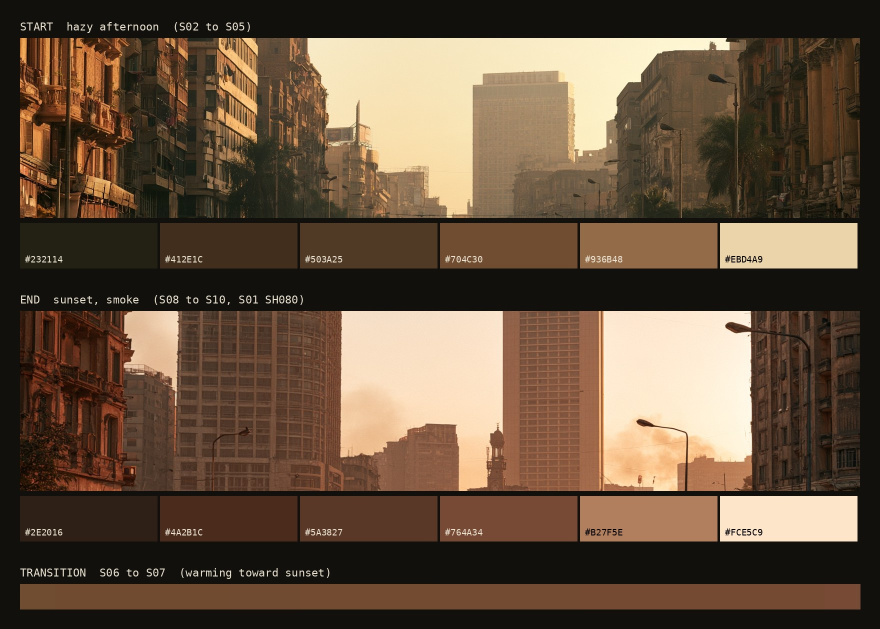
#> input picture stories/politician/look/palette_card.jpg, 1760 x 1258 px, given in place of agreement_page_v2.png, which was not available (shown at 1/2 size)
$ python make_insert_frames_v4.py
#> lines starting #> are read from the running program, lines starting #| are printed output that depends on the picture
"""001 S09 SH070 v4 end frame: her point of view, looking down into the open dark blue folder of S09 SH060
T01 (ref_sh060_T01_3s.png). The last page lies on the folder's right panel; the frame lands tight on the
signature: the folder's left panel and spine at frame left, the page's bottom edge and a strip of the
folder below it, the sunlit dusty ground far below and out of focus beyond. The sun is behind her (SH060):
the folder lies in her shade, the ground beyond glows. Her hands are out of frame at this point.
Output: insert_end_v4.png, 3840x1646."""
from pathlib import Path
import numpy as np
from PIL import Image, ImageFilter, ImageDraw

H = Path(__file__).parent
rng = np.random.default_rng(23)
FW, FH = 3840, 1646
page = Image.open(H / "agreement_page_v2.png").convert("RGB")
#> page is the input picture: PIL image 1760x1258 RGB; mean R, G, B 101, 80.8, 61.7
pw, ph = page.size
#> pw = 1760; ph = 1258

def gb(a, r):
    return np.asarray(Image.fromarray(np.clip(a, 0, 255).astype(np.uint8)).filter(ImageFilter.GaussianBlur(r)), dtype=np.float32)

# ---------- the folder plane, in page pixels, origin shifted so the folder's left panel fits ----------
X0, Y0 = -700, 2250                       # plane-image origin in page coords
PWd, PHd = 2700, 1250                     # plane image size
pl = np.zeros((PHd, PWd, 4), np.float32)
navy = np.array([26, 56, 112], np.float32)
def rect(x0, y0, x1, y1, col, a=255):
    pl[max(0, y0 - Y0):max(0, y1 - Y0), max(0, x0 - X0):max(0, x1 - X0)] = [*col, a]
rect(-700, 2250, -40, 3390, navy * 0.80)          # left panel, tilted up, a little darker
rect(-40, 2250, 2620, 3390, navy)                 # right panel under the page
card = gb(rng.normal(128, 30, (PHd, PWd)).astype(np.float32)[..., None].repeat(3, -1), 1.5)[..., 0] - 128
pl[..., :3] += (card * 0.10)[..., None] * (pl[..., 3:] > 0)
# the spine crease
sx = -40 - X0
pl[:, sx - 10:sx + 10, :3] *= (0.78 + 0.22 * np.abs(np.linspace(-1, 1, 20)))[None, :, None]
# page shadow on the folder, then the page (sitting 30 px right of the spine)
psx, psy = 30, 0
shadow = np.zeros((PHd, PWd), np.float32)
shadow[max(0, psy - Y0 + 10):3300 - Y0 + 18, psx - X0 + 8:min(PWd, psx + pw - X0 + 8)] = 1
shadow = gb(shadow[..., None].repeat(3, -1) * 255, 10)[..., 0] / 255
pl[..., :3] *= (1 - 0.45 * shadow)[..., None]
crop = np.asarray(page.crop((0, Y0, min(pw, PWd + X0 - psx), 3300)), dtype=np.float32)
#> crop: shape (1050, 1760, 3) float32; every value is 0
pl[0:crop.shape[0], psx - X0:psx - X0 + crop.shape[1], :3] = crop
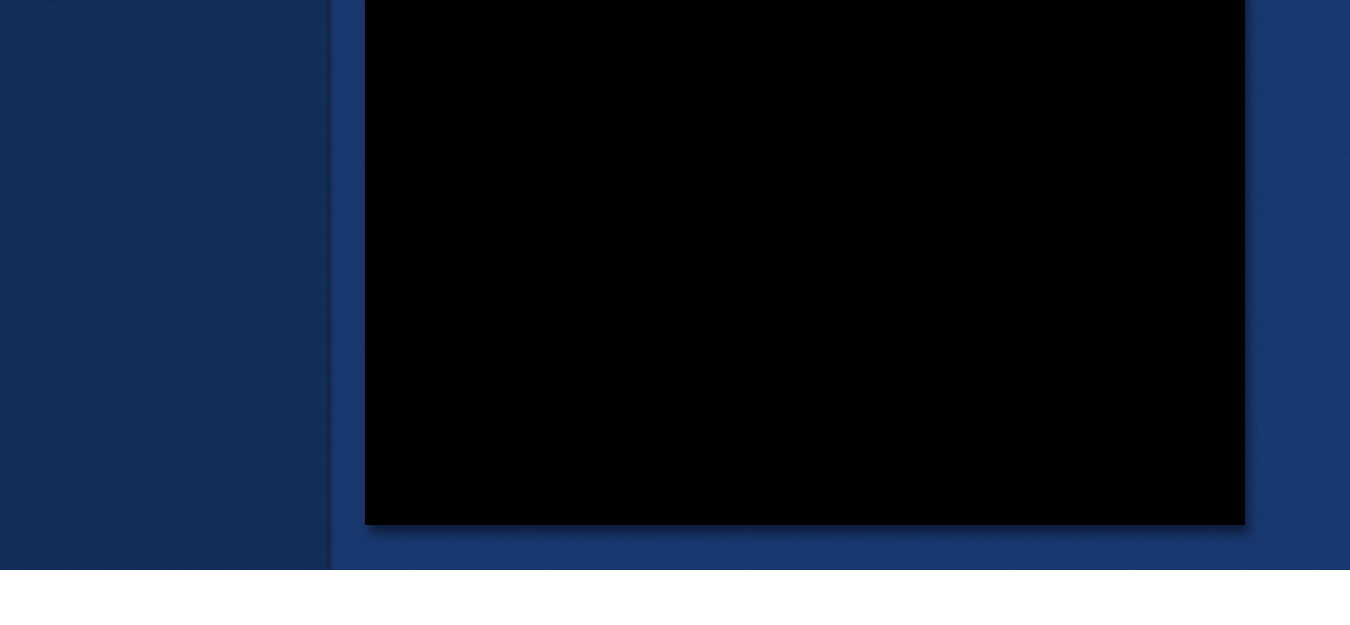
#> pl: shape (1250, 2700, 4) float32 (shown at 1/2 size); mean R, G, B, A 8.1, 17.5, 34.9, 233.5; transparent parts drawn white
pl[0:crop.shape[0], psx - X0:psx - X0 + crop.shape[1], 3] = 255
# soft edges
pl[..., 3] = gb(pl[..., 3:4].repeat(3, -1), 1.0)[..., 0]
plane = Image.fromarray(np.clip(pl, 0, 255).astype(np.uint8), "RGBA")

# ---------- camera: looking down from her eyes, the far (top) side narrower ----------
vx0, vx1 = -330 - X0, 1720 - X0           # visible plane x at the bottom of frame
vy0, vy1 = 2420 - Y0, 3520 - Y0           # visible plane y, top to bottom (beyond 3390: no folder)
dx = 150
quad = [(vx0 - dx, vy0), (vx0, vy1), (vx1, vy1), (vx1 + dx, vy0)]
# a slight roll: her hands are not a tripod
cx_, cy_ = (vx0 + vx1) / 2, (vy0 + vy1) / 2
th = np.radians(2.2)
quad = tuple(v for x, y in quad for v in (cx_ + (x - cx_) * np.cos(th) - (y - cy_) * np.sin(th),
                                          cy_ + (x - cx_) * np.sin(th) + (y - cy_) * np.cos(th)))
warped = plane.transform((FW, FH), Image.QUAD, quad, Image.BICUBIC)
w = np.asarray(warped, dtype=np.float32)
a = w[..., 3:] / 255
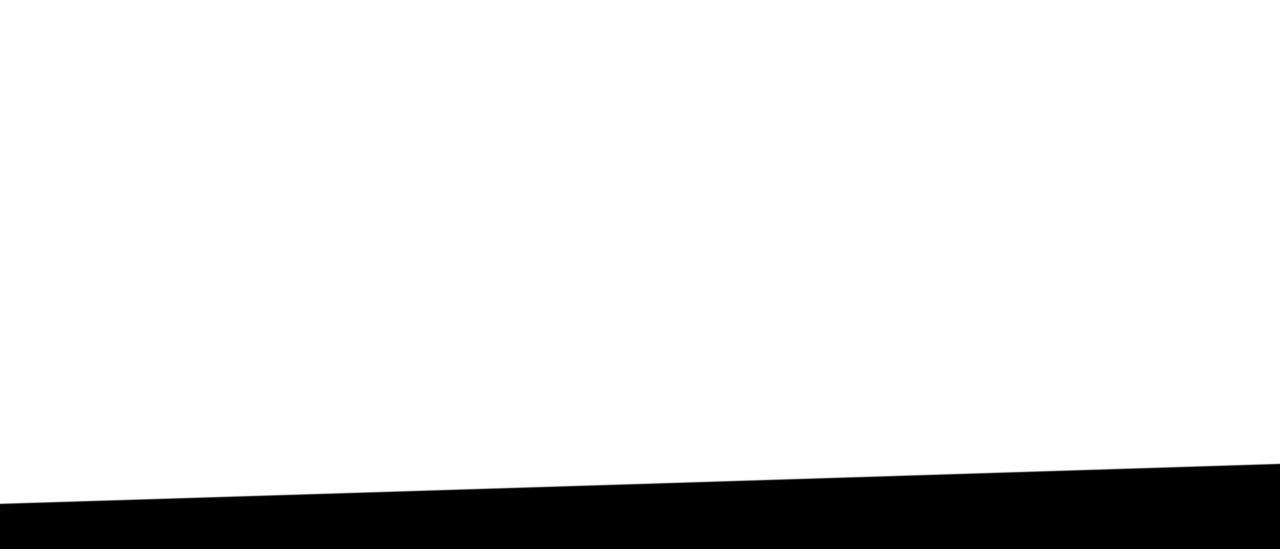
#> a: shape (1646, 3840, 1) float32 (shown at 1/3 size); min 0, max 1, mean 0.882
fg = w[..., :3]
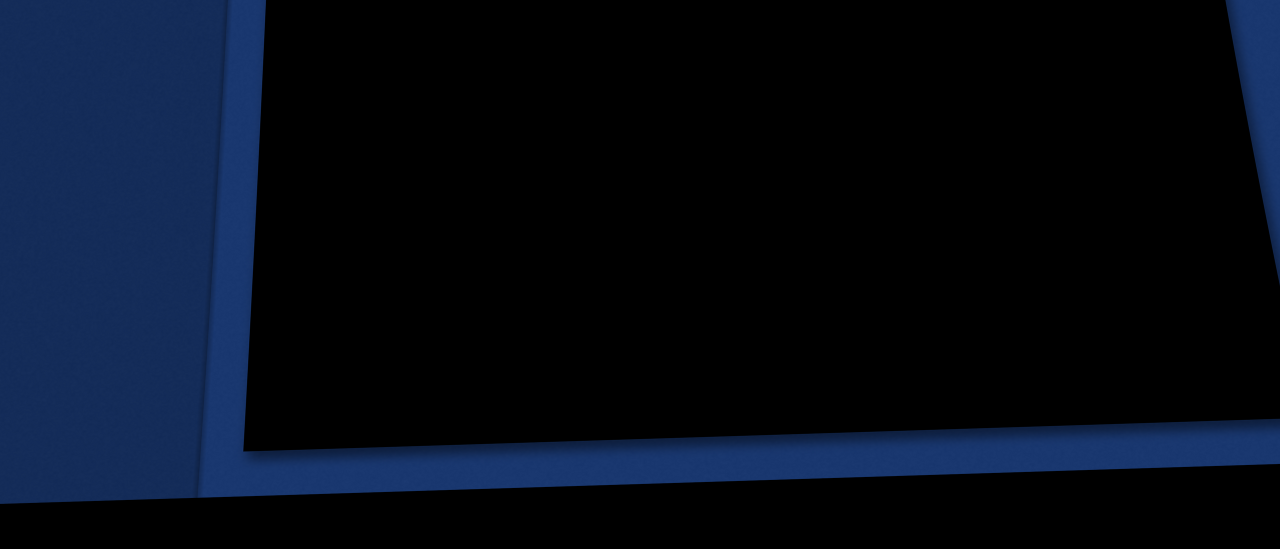
#> fg: shape (1646, 3840, 3) float32 (shown at 1/3 size); mean R, G, B 5.5, 12.2, 24.5

# ---------- the ground far below: sunlit dust, defocused ----------
gim = Image.open(H.parent.parent / "look" / "palette_ref_2_sunset.jpg").convert("RGB").crop((500, 560, 1400, 720)).resize((FW, FH), Image.BICUBIC)
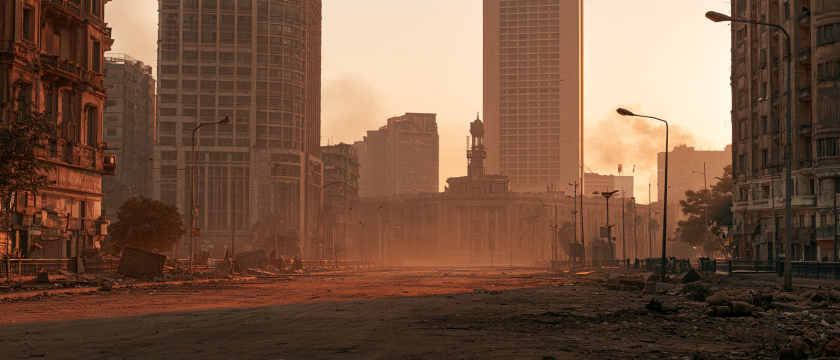
#> input picture stories/politician/look/palette_ref_2_sunset.jpg, 1680 x 720 px (shown at 1/2 size)
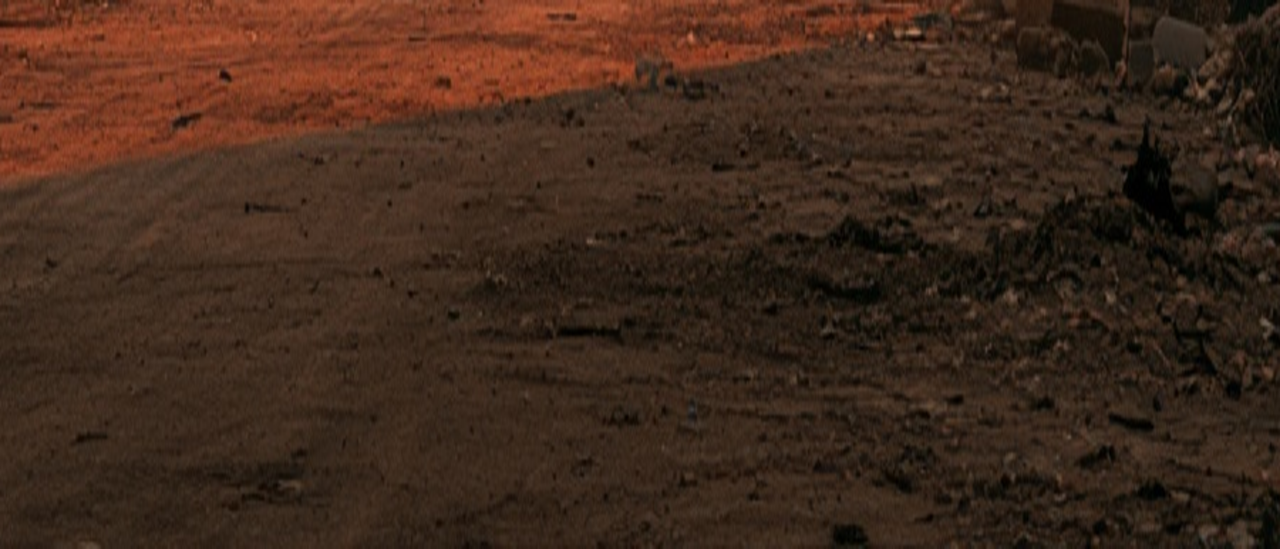
#> gim: PIL image 3840x1646 RGB (shown at 1/3 size); mean R, G, B 63.7, 41.4, 28.1
bg = gb(np.asarray(gim, dtype=np.float32) * 1.9 + 70, 45)
#> call 4 of gb, with r = 45
#> in gb (call 4), `return np.asarray(Image.fromarray(np.clip(a, 0, 255).astype(np.uint8))..`:
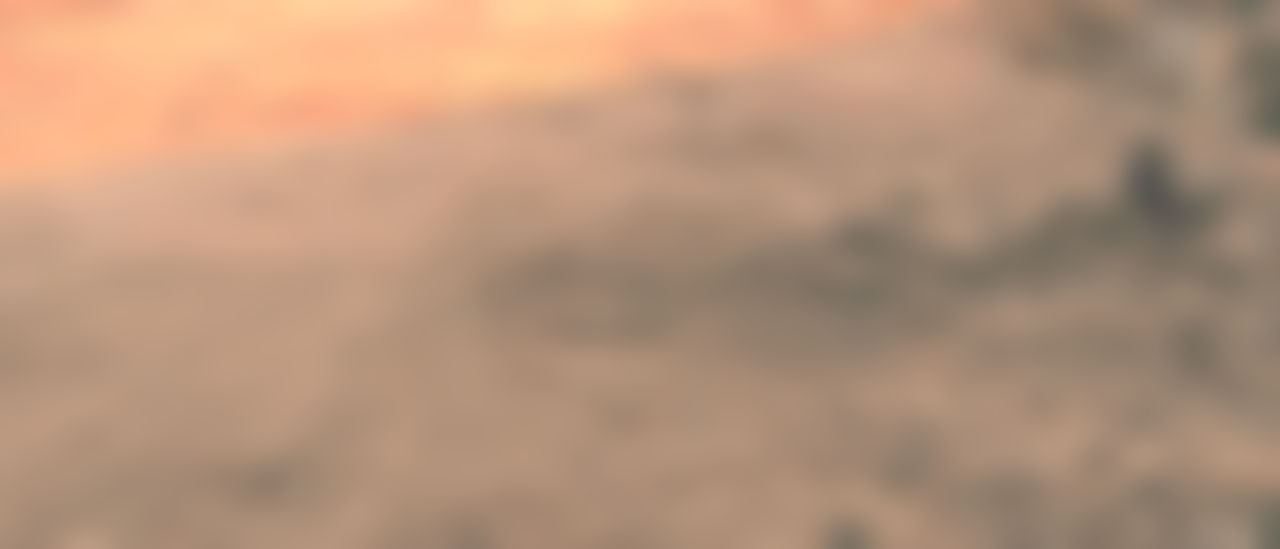
#> returned value: shape (1646, 3840, 3) float32 (shown at 1/3 size); mean of channels 0, 1, 2 181.1, 143.2, 125.7; drawn as R, G, B
for _ in range(90):
    x, y, r = rng.integers(0, FW), rng.integers(0, FH), rng.integers(12, 40)
    d = Image.new("L", (FW, FH), 0); ImageDraw.Draw(d).ellipse([x - r, y - r * 0.8, x + r, y + r * 0.8], fill=int(rng.uniform(20, 60)))
#> (the run stopped early here; a loop or call above may not have finished)
